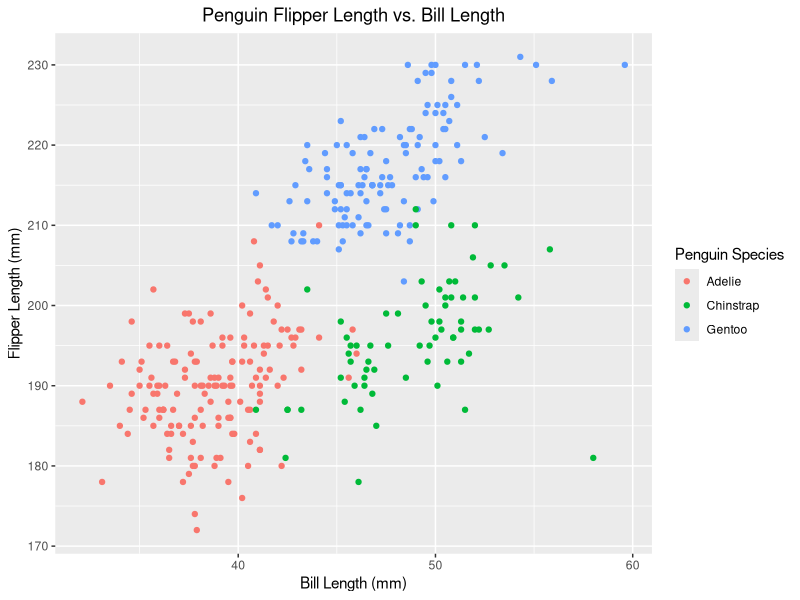
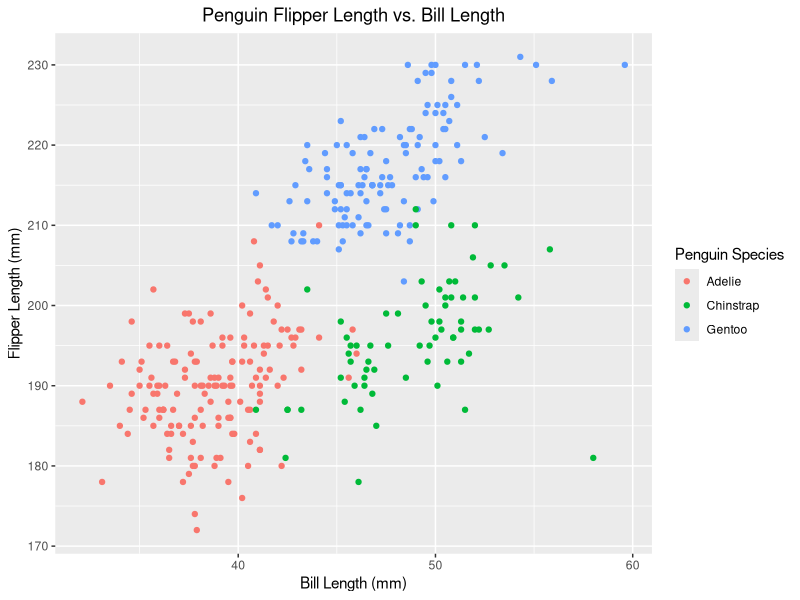

Source code (R) for these figures, in order:
## ---- chunk 1
library(tidyverse)
## ---- chunk 2
data("penguins", package = "palmerpenguins")
## ---- chunk 3
penguins #General observation of the data frame.

nrow(penguins) #Obtaining number of rows
ncol(penguins) #Obtaining number of columns

#To obtain the mean value of the flipper length, we use the pull function and remove the missing values using 'na.rm':
mean(pull(penguins, flipper_length_mm), na.rm = TRUE)
sd(pull(penguins, flipper_length_mm), na.rm = TRUE)

#Also analyzing bill length, since this is an important variable that we will be analyzing:
mean(pull(penguins, bill_length_mm), na.rm = TRUE)
sd(pull(penguins, bill_length_mm), na.rm = TRUE)

#Using inline R code below...

## ---- chunk 4
#Using ggplot (part of 'tidyverse' package). Note that ggplot automatically removes NA values from scatter plot:

ggplot(penguins, aes(x = bill_length_mm, 
                     y = flipper_length_mm,
                     color = species)) +  #Coloring per 'species' variable
    geom_point() +
  
#Adding labels to my scatter plot (I know this code syntax per previous experience with ggplot in another class and work)
  
  labs(title = "Penguin Flipper Length vs. Bill Length",
       x = "Bill Length (mm)",
       y = "Flipper Length (mm)",
       color = "Penguin Species") +
  
  theme(plot.title = element_text(hjust = 0.5)) #Centering my title

#Saving my plot using 'ggsave':

ggsave(filename = "DSI_HW1_Problem1.jpg")

## ---- chunk 5
set.seed(0) #Setting seed to make sure you are getting the same output as me

new_df = tibble(
  vec_sample = rnorm(10, mean = 1), #Random sample of 10 and mean equal to 1
  vec_log = vec_sample > 0, #Logical vector checking if the sample's elements are above zero
  vec_char = c("This", "is", "my", "ten", "character", "vector", "with", "great", "joy", "woohoo!"), #Character vector
  vec_factor = factor(c("Mexican", "Japanese", "Japanese", "Mexican", "Lebanese", "Lebanese", "Mexican", "Mexican", "Lebanese", "Japanese")) #Factor vector with three nationality levels
)
## ---- chunk 6

mean(pull(new_df, vec_sample))
mean(pull(new_df, vec_log))
mean(pull(new_df, vec_char))
mean(pull(new_df, vec_factor))

## ---- chunk 7

#Observing my vectors converted using 'as.numeric':
as.numeric(pull(new_df, vec_log))
as.numeric(pull(new_df, vec_char))
as.numeric(pull(new_df, vec_factor))
